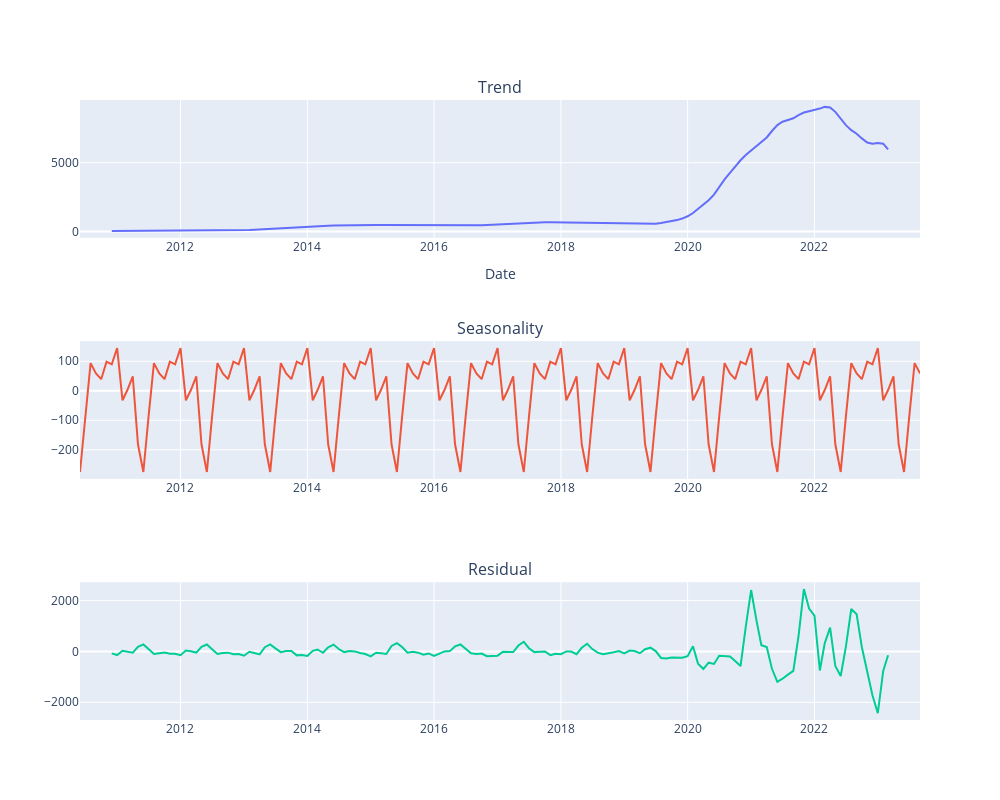

Notebook code for this chart:
### Code cell
# plot the trend, seasonality and residual data
columns = ["Trend", "Seasonality", "Residual"]

fig = make_subplots(rows=3, cols=1, subplot_titles=columns)

for i, col in enumerate(columns):
    fig.add_trace(
        go.Scatter(x=tsla_monthly_close.index, y=tsla_monthly_close[col]),
        row=i+1,
        col=1,
    )

fig.update_layout(
    height=800,
    width=1000,
    showlegend=False,
    xaxis_title='Date'
)

fig.show()

### Figure 1 — Plotly figure (JSON) as saved in the notebook; plotly's stock layout.template omitted (floating-point values rounded to 4 significant figures; data arrays with more than 128 entries replaced by an {"elided": "..."} marker saying what was removed)
{"data": [{"type": "scatter", "x": {"elided": "160 str values"}, "xaxis": "x", "y": {"elided": "160 float values"}, "yaxis": "y"}, {"type": "scatter", "x": {"elided": "160 str values"}, "xaxis": "x2", "y": {"elided": "160 float values"}, "yaxis": "y2"}, {"type": "scatter", "x": {"elided": "160 str values"}, "xaxis": "x3", "y": {"elided": "160 float values"}, "yaxis": "y3"}], "layout": {"annotations": [{"font": {"size": 16}, "showarrow": false, "text": "Trend", "x": 0.5, "xanchor": "center", "xref": "paper", "y": 1, "yanchor": "bottom", "yref": "paper"}, {"font": {"size": 16}, "showarrow": false, "text": "Seasonality", "x": 0.5, "xanchor": "center", "xref": "paper", "y": 0.6111, "yanchor": "bottom", "yref": "paper"}, {"font": {"size": 16}, "showarrow": false, "text": "Residual", "x": 0.5, "xanchor": "center", "xref": "paper", "y": 0.2222, "yanchor": "bottom", "yref": "paper"}], "height": 800, "showlegend": false, "width": 1000, "xaxis": {"anchor": "y", "domain": [0, 1], "title": {"text": "Date"}}, "xaxis2": {"anchor": "y2", "domain": [0, 1]}, "xaxis3": {"anchor": "y3", "domain": [0, 1]}, "yaxis": {"anchor": "x", "domain": [0.7778, 1]}, "yaxis2": {"anchor": "x2", "domain": [0.3889, 0.6111]}, "yaxis3": {"anchor": "x3", "domain": [0, 0.2222]}}}
